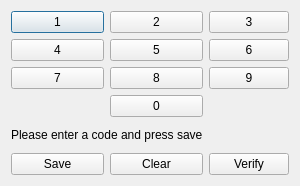
<?xml version="1.0" encoding="UTF-8"?>
<ui version="4.0">
 <class>Dialog</class>
 <widget class="QDialog" name="Dialog">
  <property name="geometry">
   <rect>
    <x>0</x>
    <y>0</y>
    <width>281</width>
    <height>186</height>
   </rect>
  </property>
  <property name="windowTitle">
   <string>Security Panel</string>
  </property>
  <layout class="QVBoxLayout" name="verticalLayout">
   <item>
    <layout class="QGridLayout" name="gridLayout">
     <item row="0" column="0">
      <widget class="QPushButton" name="pushButton_1">
       <property name="text">
        <string>1</string>
       </property>
      </widget>
     </item>
     <item row="0" column="1">
      <widget class="QPushButton" name="pushButton_2">
       <property name="text">
        <string>2</string>
       </property>
      </widget>
     </item>
     <item row="0" column="2">
      <widget class="QPushButton" name="pushButton_3">
       <property name="text">
        <string>3</string>
       </property>
      </widget>
     </item>
     <item row="1" column="0">
      <widget class="QPushButton" name="pushButton_4">
       <property name="text">
        <string>4</string>
       </property>
      </widget>
     </item>
     <item row="1" column="1">
      <widget class="QPushButton" name="pushButton_5">
       <property name="text">
        <string>5</string>
       </property>
      </widget>
     </item>
     <item row="1" column="2">
      <widget class="QPushButton" name="pushButton_6">
       <property name="text">
        <string>6</string>
       </property>
      </widget>
     </item>
     <item row="2" column="0">
      <widget class="QPushButton" name="pushButton_7">
       <property name="text">
        <string>7</string>
       </property>
      </widget>
     </item>
     <item row="2" column="1">
      <widget class="QPushButton" name="pushButton_8">
       <property name="text">
        <string>8</string>
       </property>
      </widget>
     </item>
     <item row="2" column="2">
      <widget class="QPushButton" name="pushButton_9">
       <property name="text">
        <string>9</string>
       </property>
      </widget>
     </item>
     <item row="3" column="1">
      <widget class="QPushButton" name="pushButton_0">
       <property name="text">
        <string>0</string>
       </property>
      </widget>
     </item>
     <item row="5" column="0">
      <widget class="QPushButton" name="pushButton_Save">
       <property name="text">
        <string>Save</string>
       </property>
      </widget>
     </item>
     <item row="5" column="2">
      <widget class="QPushButton" name="pushButton_Verify">
       <property name="text">
        <string>Verify</string>
       </property>
      </widget>
     </item>
     <item row="4" column="0" colspan="2">
      <widget class="QLabel" name="label_Notify">
       <property name="text">
        <string>Please enter a code and press save</string>
       </property>
      </widget>
     </item>
     <item row="5" column="1">
      <widget class="QPushButton" name="pushButtonClear">
       <property name="text">
        <string>Clear</string>
       </property>
      </widget>
     </item>
    </layout>
   </item>
  </layout>
 </widget>
 <resources/>
 <connections/>
</ui>
